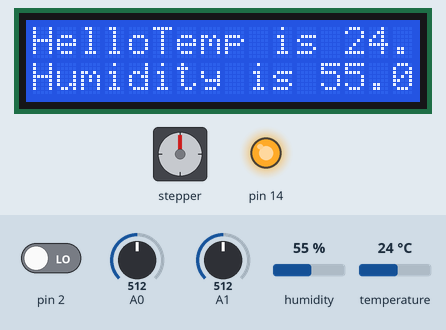
Simulated run of this sketch. Board: Arduino Uno, built with avr-gcc and run on an emulated ATmega328P. Parts: 16×2 character LCD, stepper motor, output pins drawn as LEDs (lit = HIGH). Inputs (shaded band) come from the test bench; at power-on: pin 2 LOW, A1 = 512, temperature 24 °C, A0 = 512, humidity 55 %. The local clock reads 2024-03-15 10:24:30 at power-on unless the sketch sets it; stepper angles assume 2038 steps per turn; what the sketch prints to the serial monitor is not drawn.

Above: at 1.2 s.
1.3 s: pin 2 driven HIGH
2.9 s: A1 set to 125
8.9 s: A1 set to 109
At 9.18 s:
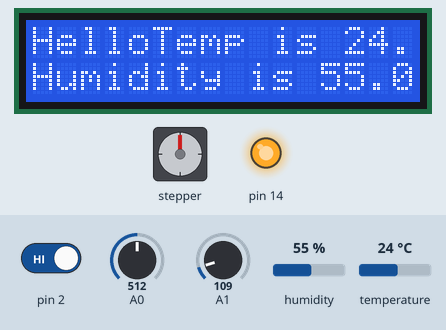
At 11.5 s:
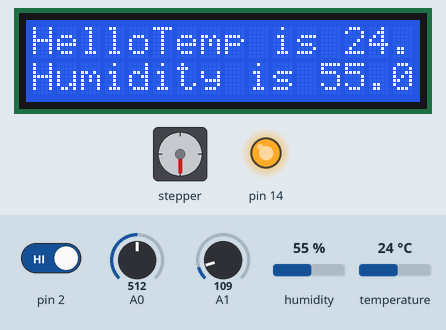
11.7 s: A1 set to 122
13.2 s: temperature set to 12 °C
At 14.1 s:
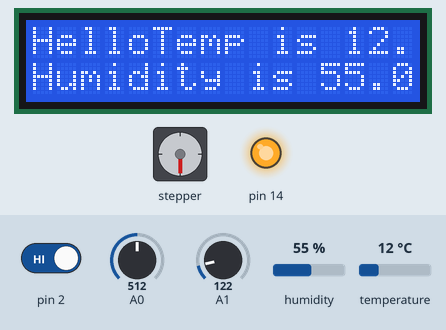
15.3 s: temperature set to 28 °C
At 16.9 s:
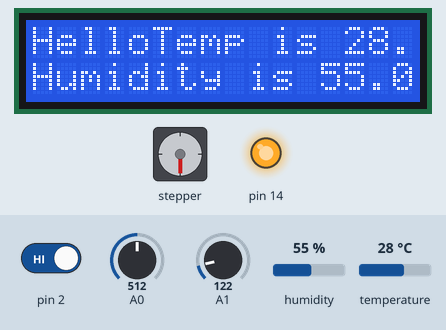
Timing chart, 0 to 18.3 s (numbered marks = the images above; inputs shaded):
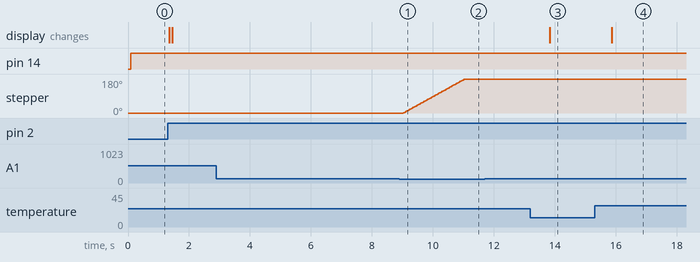

Measured:
- the behaviour switches between 120 and 119 on A1 (found by bisection; images 0 and 1)
- after the input at 2.9 s, every drawn part: stays the same
- after the input at 8.9 s, stepper: turns 180° clockwise in 2.0 s, starting after 0.13 s
- after the input at 13.2 s, the display: changes after 0.64 s (image 3)
- after the input at 15.3 s, the display: changes after 0.57 s (image 4)

The sketch:

FinalProj_Sketch.ino
```cpp
//Richie White, Thomas Braum, Tristan Braum
//May 9, 2023
//CPE 301
//Final Project: Swamp Cooler
//Final

#include <LiquidCrystal.h>
#include <Stepper.h>
#include <Adafruit_Sensor.h>
#include <DHT.h>
#include <Wire.h>
#include <RTClib.h>

#define RDA 0x80
#define TBE 0x20

volatile unsigned char *myUCSR0A = (unsigned char*) 0x00C0;
volatile unsigned char *myUCSR0B = (unsigned char*) 0x00C1;
volatile unsigned char *myUCSR0C = (unsigned char*) 0x00C2;
volatile unsigned int  *myUBRR0  = (unsigned int*)  0x00C4;
volatile unsigned char *myUDR0   = (unsigned char*) 0x00C6;

volatile unsigned char *my_ADMUX    = (unsigned char*) 0x7C;
volatile unsigned char *my_ADCSRB   = (unsigned char*) 0x7B;
volatile unsigned char *my_ADCSRA   = (unsigned char*) 0x7A;
volatile unsigned int  *my_ADC_DATA = (unsigned int*)  0x78;

volatile unsigned char *portB    = (unsigned char*) 0x25;
volatile unsigned char *portC    = (unsigned char*) 0x27;
volatile unsigned char *portD    = (unsigned char*) 0x2B;
volatile unsigned char *portE    = (unsigned char*) 0x2E;
volatile unsigned char *portF    = (unsigned char*) 0x31;
volatile unsigned char *portH    = (unsigned char*) 0x102;
volatile unsigned char *portDDRB = (unsigned char*) 0x24;
volatile unsigned char *portDDRC = (unsigned char*) 0x28;
volatile unsigned char *portDDRD = (unsigned char*) 0x2A;
volatile unsigned char *portDDRE = (unsigned char*) 0x2D;
volatile unsigned char *portDDRF = (unsigned char*) 0x30;
volatile unsigned char *portDDRH = (unsigned char*) 0x101;

bool printData = true;
unsigned long previousTime = 0;
unsigned long currentTime = 0;

//rtc variable
RTC_DS1307 rtc;

//DHT Setup
const int DHT_PIN = 13;
const int DHT_TYPE = DHT11;
DHT dht(DHT_PIN, DHT_TYPE);

//Stepper motor setup
const int STEPS = 2038;//Steps for full rotation
Stepper stepper(STEPS, 23, 27, 25, 29);//num steps and pins connected to stepper
const int potPin = 0;//analog pin for potentiometer
unsigned int potVal = 1;
unsigned int prevPotVal = 0;

//LCD Setup
LiquidCrystal lcd(12, 11, 6, 5, 4, 3);

void setup() {
  U0init(9600);

  adc_init();

  //set fan port to output
  *portDDRC |= 1 << 0;// pin 37 output


  lcd.begin(16, 2);//lcd setup, 16 columns, two rows
  dht.begin();
  rtc.begin();

  rtc.adjust(DateTime(2023 , 5 , 9 , 18 , 0 , 0)); //2023 , May 9th , 6:00 pm


  //stepper motor setup
  stepper.setSpeed(15);

  //print temperature and humidity first time around
  printTempHumidity();

  //set STOP button to interrupt
  attachInterrupt(digitalPinToInterrupt(2), disable , RISING);
  //set RESET button to interrupt for true / false
  attachInterrupt(digitalPinToInterrupt(19) , reset , RISING);
}

void loop() {

  //update temperature and humidity reading once per minute
  currentTime = millis();
  if(printData && (currentTime - previousTime >= 60000)) {
    printTempHumidity();
    previousTime = currentTime;
  }


  //change state to error if water level is too low
  if (getWaterLevel() < 120) {
    changeState(1); //Red error state
  }
  else if(getTemp() < 24){
    changeState(2);//Green Idle
  }
  /*else if(button is pressed){
    changeState(4);//Yellow Disabled
  }*/
  else{
    changeState(3);//blue running
  }
}

//Changes the state of the machine based on data / interrupts
//1 = Error (Red)
//2 = Idle (Green)
//3 = Running (Blue)
//4 = Disabled (Yellow)
void changeState(int state){
  DateTime now;

  switch(state){
    case 1: //red

      //Prints time
      now = rtc.now();
      Serial.print("Error at: " + String(now.timestamp()));
      stopFan();

      //Print error to LCD
      //lcd.clear();
      //lcd.setCursor(0,0);
      lcd.print("Water Low!");
      //change LED color
      redLED(1);
      greenLED(0);
      blueLED(0);
      yellowLED(0);

      while(getWaterLevel() < 120){
        moveVent();
      }
        break;

    case 2: //green
      //Prints time
      now = rtc.now();
      Serial.print("Idle at: " + String(now.timestamp()));
      stopFan();

      printTempHumidity();

      //change LED color
      redLED(0);
      greenLED(1);
      blueLED(0);
      yellowLED(0);

      while(getTemp() < 24){
        moveVent();
        if(getWaterLevel() < 120){
          break;
        }
      }
        break;

    case 3: //blue
      //Prints time
      now = rtc.now();
      Serial.print("Running at: " + String(now.timestamp()));
      startFan();

      printTempHumidity();

      //change LED color
      redLED(0);
      greenLED(0);
      blueLED(1);
      yellowLED(0);
        break;

    case 4: //yellow
      //Prints time
      now = rtc.now();
      Serial.print("Disabled at: " + String(now.timestamp()));
      stopFan();
      lcd.clear();
      lcd.setCursor(0,0);
      printData = false;

      //change LED color
      redLED(0);
      greenLED(0);
      blueLED(0);
      yellowLED(1);
        break;

    default:
        break;
  }
}

void moveVent(){
  //Move vent
  potVal = adc_read(potPin);
  moveStepper(potVal);
}

//returns temperature data
float getTemp() {
  return dht.readTemperature();
}

//returns humidity data
float getHumidity() {
  return dht.readHumidity();
}

//returns water level of resevoir
unsigned int getWaterLevel() {
  return adc_read(1);//A1
}

//returns potentiometer reading
unsigned int getPot() {
  return adc_read(potPin);//A0
}

//Start fan motor, set digital pin 37 to HIGH
void startFan() {

  *portC |= 1 << 0; //pin 37 high

  //Prints time
  DateTime now = rtc.now();
  serialPrint("The fan turned on at: " + String(now.timestamp()));
}

//Stop fan motor, clear digital pin 37 to LOW
void stopFan() {
  *portC &= ~(1 << 0); //pin 37 low

  //Prints time
  DateTime now = rtc.now();
  serialPrint("The fan turned on at: " + String(now.timestamp()));
}

//print temperature and humidity data
void printTempHumidity() {
  lcd.clear();
  lcd.setCursor(0,0);
  lcd.print("Hello");
  lcd.print("Temp is ");
  lcd.print(getTemp());
  lcd.setCursor(0,1);
  lcd.print("Humidity is ");
  lcd.print(getHumidity());
}

//Disable motor fan and set LED to yellow
void disable() {
  Serial.println("Disable Pressed.");
  changeState(4); //yellow
}

//Set the swamp cooler to a disabled state
void reset(){
  Serial.println("Reset pressed.");
  changeState(2);
}

void moveStepper(int potVal){

  unsigned int steps = map(potVal, 0, 1023, 0, STEPS);

  if(steps != prevPotVal) {
    stepper.step(steps - prevPotVal);
    prevPotVal = steps;
  }

  delay(10);
}

void blueLED(bool on){
  if(on){
    *portB |= 1<<4;//turns on pin 10
  }else{
    *portB &= ~(1<<4);//turns off pin 10
  }
}
void greenLED(bool on){
  if(on){
    *portH |= 1<<6;//turns on pin 9
  }else{
    *portH &= ~(1<<6);//turns off pin 9
  }
}
void yellowLED(bool on){
  if(on){
    *portH |= 1<<5;//turns on pin 8
  }else{
    *portH &= ~(1<5);//turns off pin 8
  }
}
void redLED(bool on){
  if(on){
    *portH |= 1<<4;//turns on pin 7
  }else{
    *portH &= ~(1<<4);//turns off pin 7
  }
}

void serialPrint(String phrase) {
  for(int i=0; phrase[i] != '\0'; i++) {
    U0putchar(phrase[i]);
  }
}

//set comms rate
void U0init(unsigned long U0baud) {
 unsigned long FCPU = 16000000;
 unsigned int tbaud;
 tbaud = (FCPU / 16 / U0baud - 1);
 *myUCSR0A = 0x20;
 *myUCSR0B = 0x18;
 *myUCSR0C = 0x06;
 *myUBRR0  = tbaud;
}

//display output to serial monitor
void U0putchar(unsigned char U0pdata) {
  while((*myUCSR0A & TBE)==0);
  *myUDR0 = U0pdata;
}

//Initialize ADC
void adc_init() {
  *my_ADCSRA |= 0b10000000;
  *my_ADCSRA &= 0b11011111;
  *my_ADCSRA &= 0b11110111;
  *my_ADCSRA &= 0b11111000;
  *my_ADCSRB &= 0b11110111;
  *my_ADCSRB &= 0b11111000;
  *my_ADMUX  &= 0b01111111;
  *my_ADMUX  |= 0b01000000;
  *my_ADMUX  &= 0b11011111;
  *my_ADMUX  &= 0b11100000;
}

//Read analog data
unsigned int adc_read(unsigned char adc_channel_num) {
  *my_ADMUX  &= 0b11100000;
  *my_ADCSRB &= 0b11110111;
  if(adc_channel_num > 7) {
    adc_channel_num -= 8;
    *my_ADCSRB |= 0b00001000;
  }

  *my_ADMUX  += adc_channel_num;
  *my_ADCSRA |= 0x40;
  while((*my_ADCSRA & 0x40) != 0);
  return *my_ADC_DATA;
}
```
